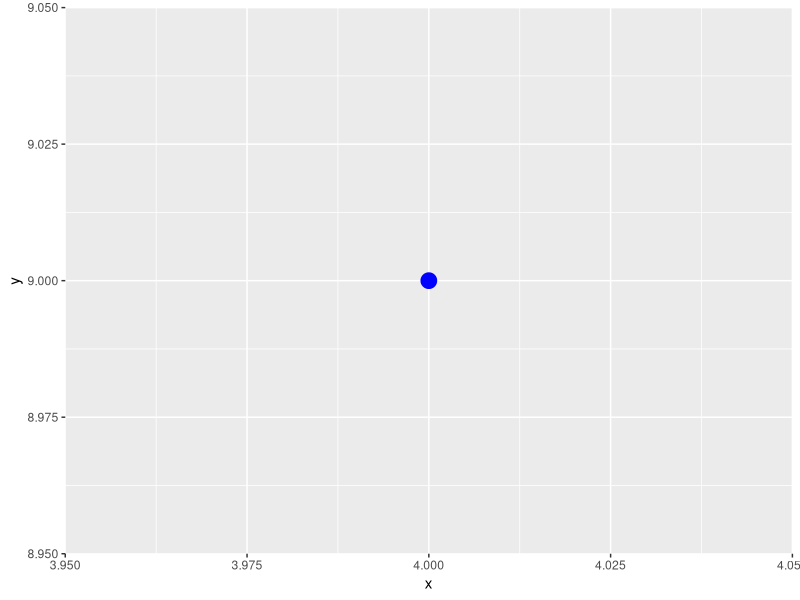
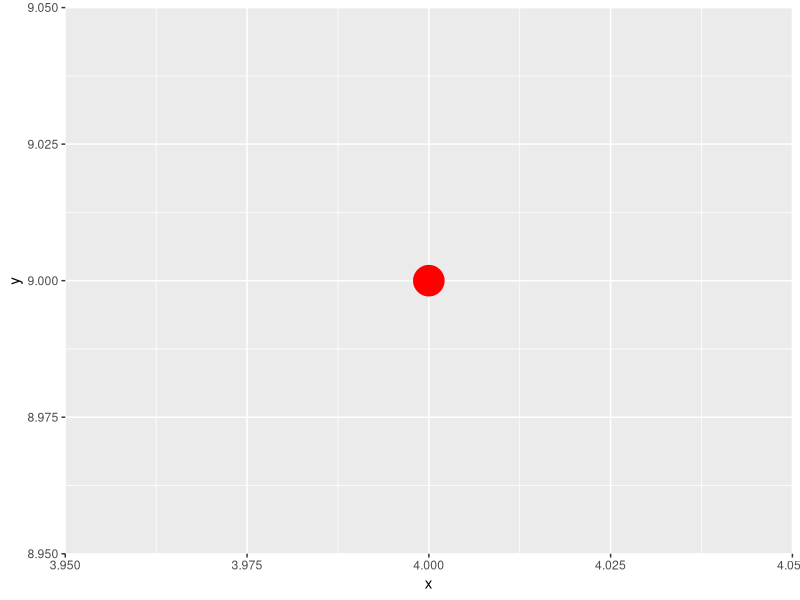
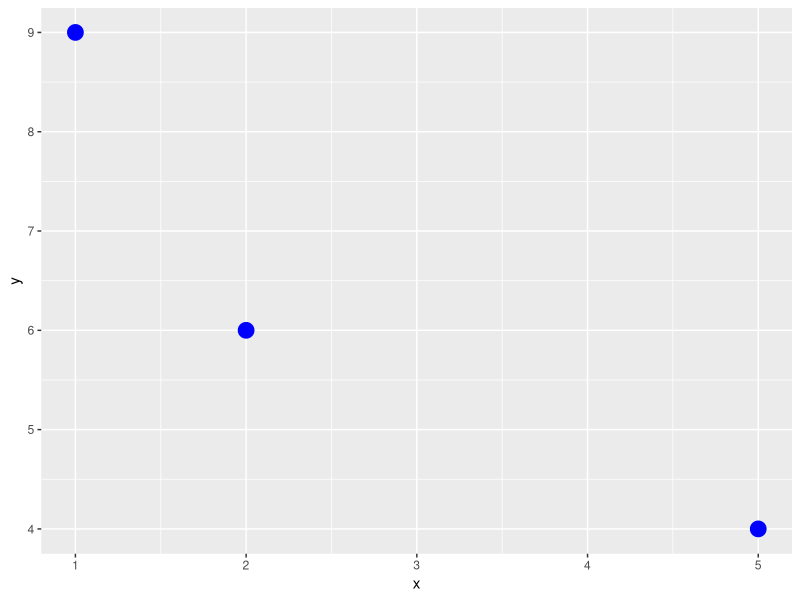
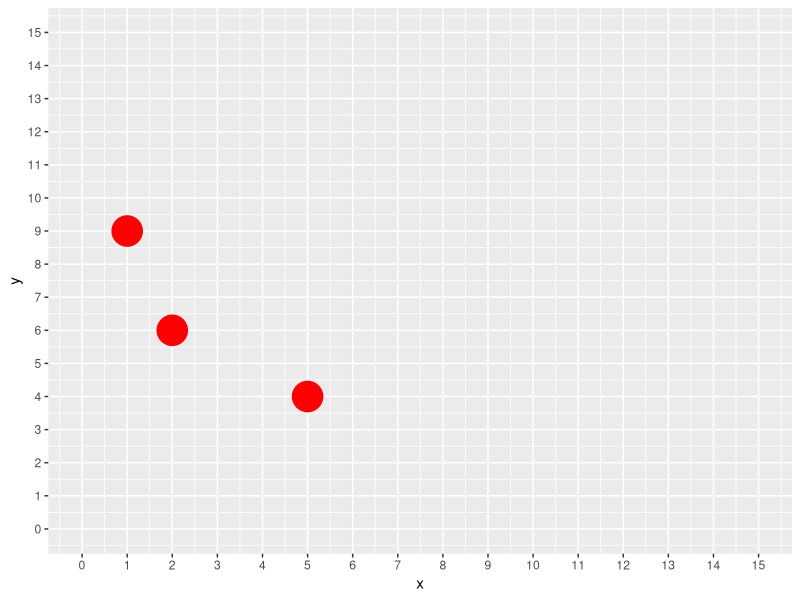
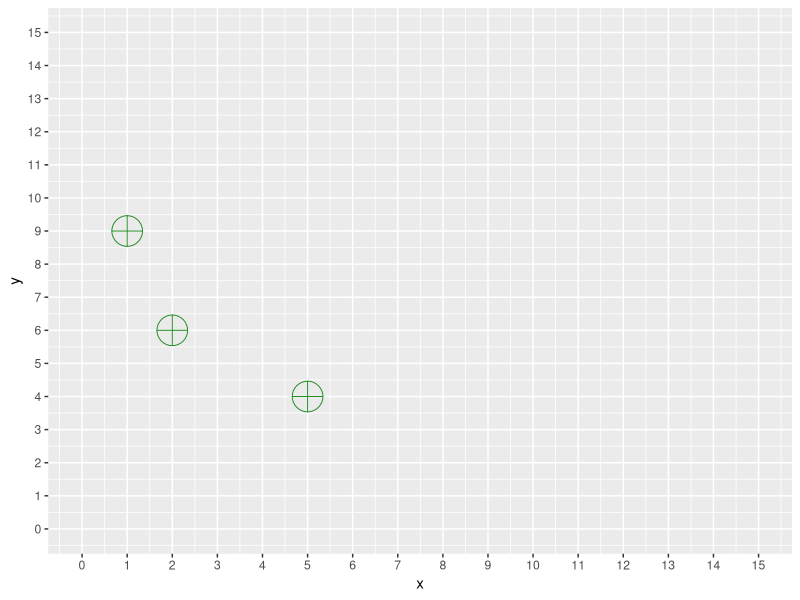
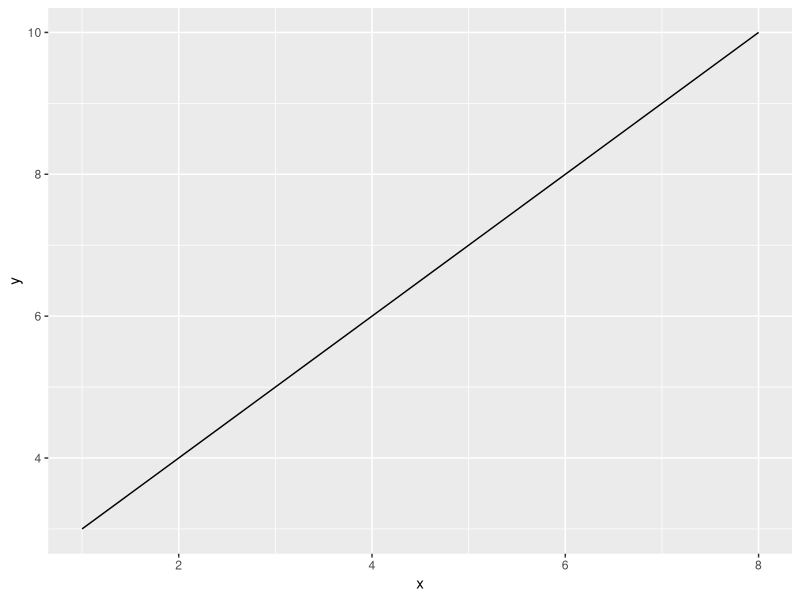
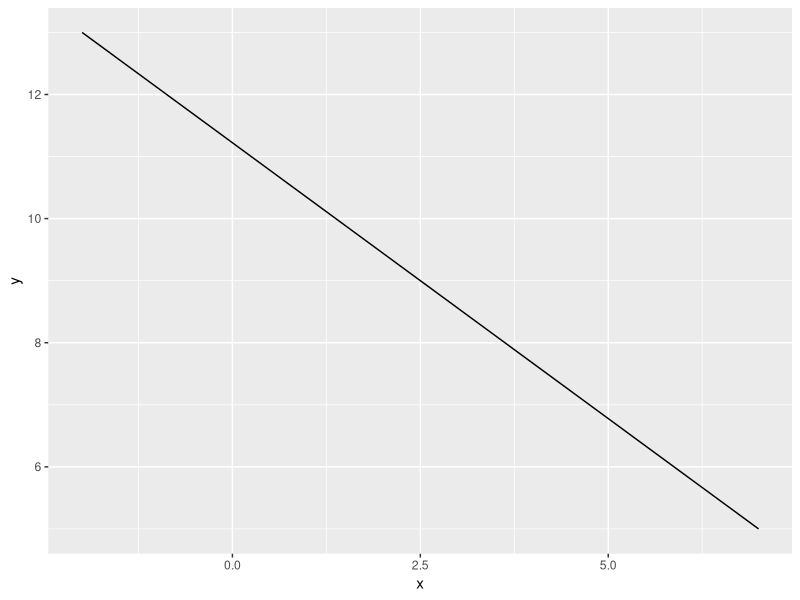
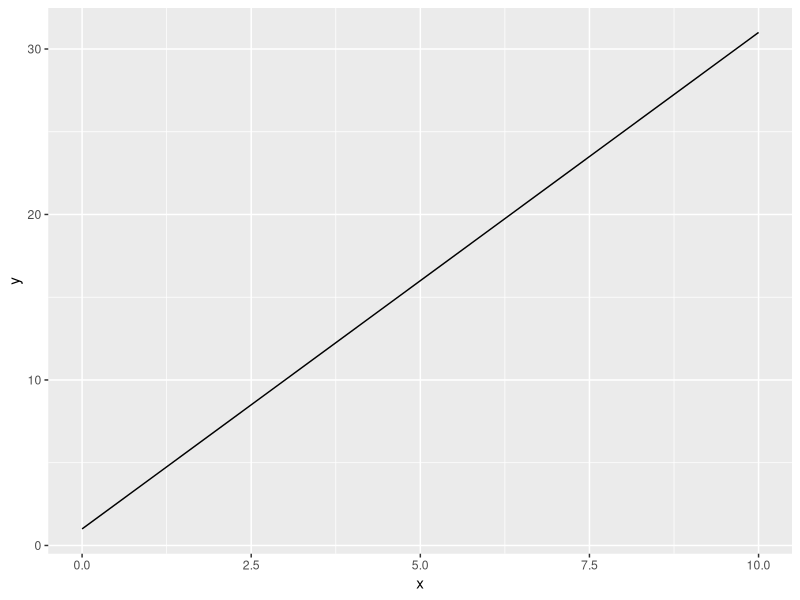

These charts were generated, in order, by the following R code:
a<-2
b<-5
x<-c(2,3,4,5,6,7,8,9)
x[3:6]
x[-3:-6]
x<-c(3,6,8)
y<-c(1,2,3)
s<-c(4,5,6)
D<-data.frame(x,y,s)
library(ggplot2)
x<-4
y<-9
dat<-data.frame(x,y)
ggplot()+geom_point(data=dat,aes(x=x,y=y),size=5,color="blue")
ggplot()+geom_point(data=dat,aes(x=x,y=y),size=10,color="red")
x<-c(2,5,1)
y<-c(6,4,9)
dat<-data.frame(x,y)
ggplot()+geom_point(data=dat,aes(x=x,y=y),size=5,color="blue")
ggplot()+geom_point(data=dat,aes(x=x,y=y),size=10,color="red")+
  scale_x_continuous(limits = c(0,15),breaks=seq(0,15,1))+
  scale_y_continuous(limits = c(0,15),breaks=seq(0,15,1))
ggplot()+geom_point(data=dat,aes(x=x,y=y),size=10,color="forestgreen",shape=10)+
  scale_x_continuous(limits = c(0,15),breaks=seq(0,15,1))+
  scale_y_continuous(limits = c(0,15),breaks=seq(0,15,1))
x<-c(1,8)
y<-c(3,10)
dat<-data.frame(x,y)
ggplot()+geom_line(data=dat,aes(x=x,y=y))
dat$x
dat$x<-c(-2,7)
dat$y<-c(13,5)
ggplot()+geom_line(data=dat,aes(x=x,y=y))
x<-c(0,10)
y<-3*x+1
y
dat<-data.frame(x,y)
dat
ggplot()+geom_line(data = dat,aes(x=x,y=y))
x
y<--5*x-7
y
dat<-data.frame(x,y)
dat
ggplot()+geom_line(data=dat,aes(x=x,y=y))
sample(1:10,100,replace = TRUE)
rnorm(100,50,10)
rnorm(100,50,90)
rep(1,100)
x<-rep(1,100)
y<-rnorm(100,50,10)
x
y
dat<-data.frame(x,y)
dat
x<-1
y<-50
mean<-data.frame(x,y)
mean
library(ggplot2)
ggplot()+geom_point(data=dat,aes(x=x,y=y))+
  geom_point(data=mean,aes(x=x,y=y),size=5,color="red")
x<-rep(1,100)
x
x<-c(x,rep(9,100))
x
x<-c(x,rep(15,100))
x
y<-rnorm(100,50,10)
y
y<-c(y,rnorm(100,30,10))
y
y<-c(y,rnorm(100,78,10))
y
dat<-data.frame(x,y)
dat
x<-c(1,9,15)
y<-c(50,30,78)
means<-data.frame(x,y)
means
ggplot()+
  geom_point(data=dat,aes(x=x,y=y))+
  geom_point(data=means,aes(x=x,y=y),size=5,color="red")
